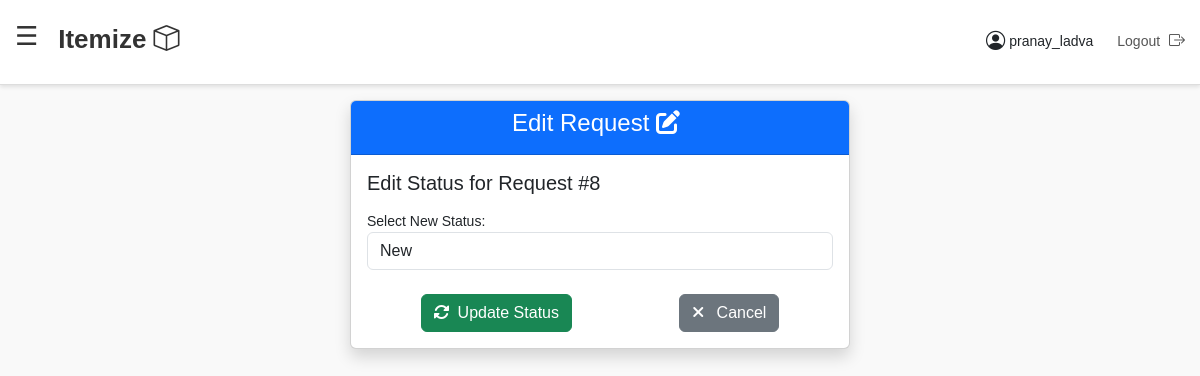
The app's page /edit-request/8/ (signed in), older data.
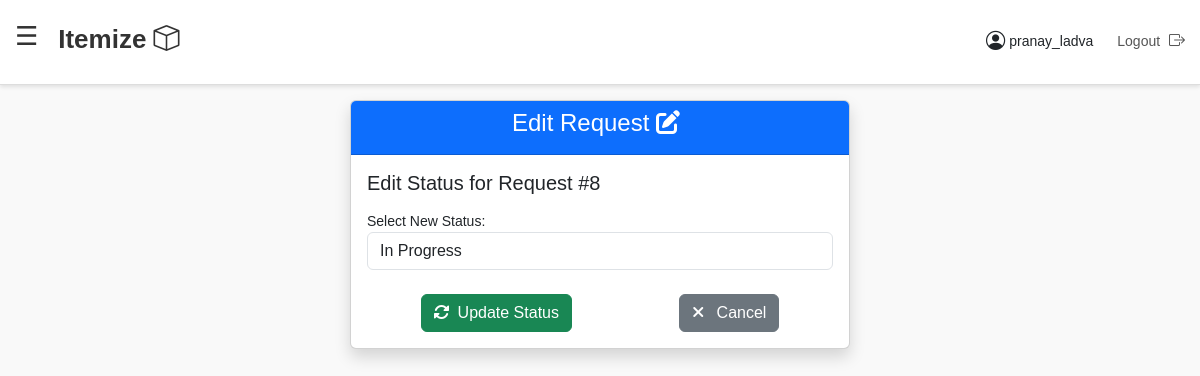
The same page, newer data.
### inventory/models.py (models this page shows, shortened)
class InventoryRequest(models.Model):
    STATUS_CHOICES = [
        ('New', 'New'),
        ('In Progress', 'In Progress'),
        ('Approved', 'Approved'),
        ('Rejected', 'Rejected'),
    ]
    item = models.ForeignKey(InventoryItem, on_delete=models.CASCADE)  # Link to InventoryItem
    reason = models.TextField()
    priority = models.CharField(max_length=10, choices=[('High', 'High'), ('Medium', 'Medium'), ('Low', 'Low')])
    requested_by = models.ForeignKey(User, on_delete=models.CASCADE)  # Link to User
    status = models.CharField(max_length=20, choices=STATUS_CHOICES, default='New')
    created_at = models.DateTimeField(auto_now_add=True)
    class Meta:
        verbose_name = 'Inventory Request'
        verbose_name_plural = 'Inventory Requests'
        db_table = 'inventory_request'

### inventory/views.py (the view, shortened to what this page needs)
# urls.py: path('edit-request/<int:request_id>/', views.edit_request, name='edit_request')
@login_required
def edit_request(request, request_id):
    if request.user.is_staff:
        inventory_request = get_object_or_404(InventoryRequest, id=request_id)
        return render(request, 'edit_request.html', {'inventory_request': inventory_request})
    return HttpResponseBadRequest("You are not authorized to edit this request.")

### templates/edit_request.html (shortened to what this page needs)
{% extends 'base.html' %}
{% block content %}
<div class="d-flex justify-content-center align-items-center ">
    <div class="card shadow" style="max-width: 500px; width: 100%;">
        <div class="card-header bg-primary text-white text-center">
            <h4>Edit Request <i class="fas fa-edit me-2"></i> </h4>
        </div>
        <div class="card-body">
            <h5>Edit Status for Request #{{ inventory_request.id }}</h5>
            <form method="post">
                <div class="form-group mt-3">
                    <label for="status">Select New Status:</label>
                    <select id="status" name="status" class="form-control">
                        <option value="New" {% if inventory_request.status == 'New' %}selected{% endif %}>New</option>
                        <option value="In Progress" {% if inventory_request.status == 'In Progress' %}selected{% endif %}>In Progress</option>
                    </select>
                </div>
                <div class="d-flex justify-content-around mt-4">
                    <button class="btn btn-success" type="submit"><i class="fas fa-sync-alt me-2"></i>Update Status</button>
                    <a class="btn btn-secondary" href="{% url 'dashboard' %}"><i class="fas fa-times me-2"></i> Cancel</a>
                </div>
            </form>
        </div>
    </div>
</div>
{% endblock %}

Row changes from the older to the newer data that the page shows:
changed InventoryRequest id 8: status "New" → "In Progress"
